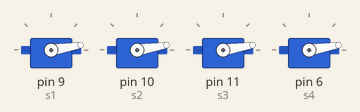
The sketch below on a simulated Arduino Uno, built with avr-gcc and run on an emulated ATmega328P. On the bench: 4 × servo. At 5.5 s the program stops and its outputs stay as they are.

Above: at 0.15 s.
At 0.76 s:
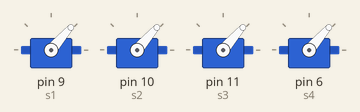
At 1.68 s:
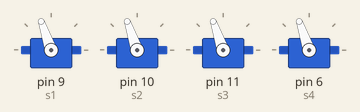
At 2.29 s:
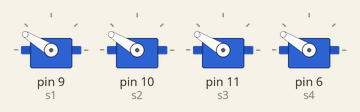
At 2.9 s:
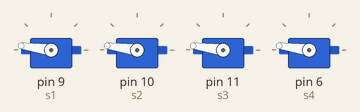
At 5.6 s:
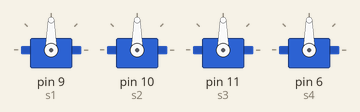
Timing chart, 0 to 7.0 s (numbered marks = the images above):
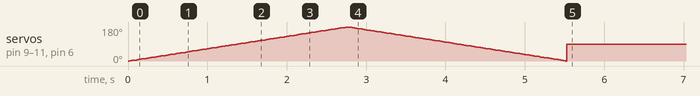

The sketch:

servo_motor.ino
```cpp
#include <Servo.h>
Servo s1;
Servo s2;
Servo s3;
Servo s4;
void setup() {
  s1.attach(9);
  s2.attach(10);
  s3.attach(11);
  s4.attach(6);
}
void loop() {
  unsigned long startTime = millis();

  while(millis() - startTime < 2000) {
    for(int pos = 0; pos <= 180; pos++) {
      s1.write(pos);
      s2.write(pos);
      s3.write(pos);
      s4.write(pos);
      delay(15);
    }
    for(int pos = 180; pos >= 0; pos--) {
      s1.write(pos);
      s2.write(pos);
      s3.write(pos);
      s4.write(pos);
      delay(15);
    }
  }

  s1.write(90);
  s2.write(90);
  s3.write(90);
  s4.write(90);

  while(true);
}
```
